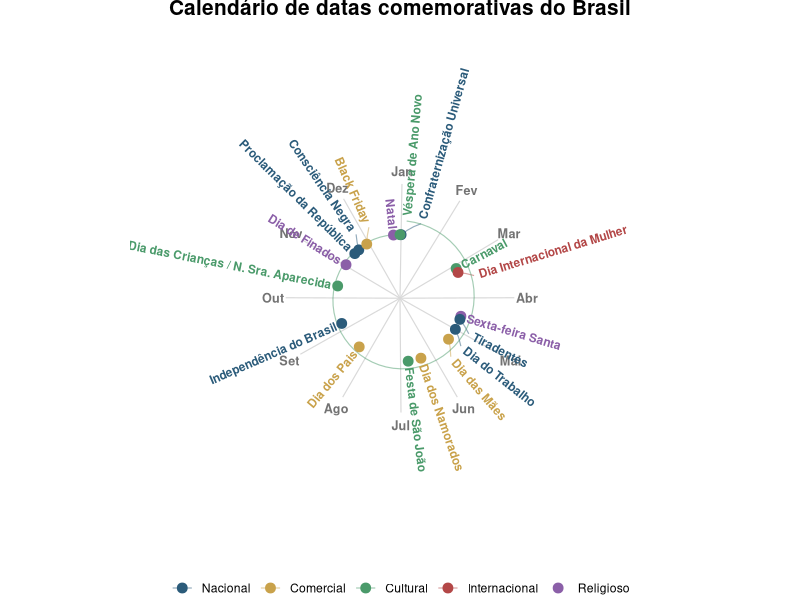

Here is the R script that generated this plot:
# Libraries
library(ggplot2)
library(jsonlite)

# Sessao roda em locale C puro (ASCII) neste ambiente -- sem isso, toda
# string acentuada sai corrompida byte a byte no data.json e no proprio PNG.
# "C.utf8" existe no sistema (locale -a). Ver AGENTS.md, "Licoes aprendidas".
invisible(Sys.setlocale("LC_CTYPE", "C.utf8"))

# Linha do tempo CIRCULAR: quarta entrada da categoria timeline, geometria
# diferente das outras tres (eixo linear -- marcos, Gantt, enxame). Um ano
# de calendario e' ciclico de verdade (31 de dezembro emenda em 1o de
# janeiro), e um eixo linear esconde essa continuidade cortando o ano em
# algum ponto arbitrario -- o circulo mostra isso de graca, sem precisar
# de nenhum truque.
#
# Datas reais de feriados/datas comemorativas brasileiras (nao ficticias --
# sao fatos de calendario, nao estatisticas inventadas; a Sexta-feira Santa
# e o Carnaval usam as datas de um ano especifico, ja que sao moveis).
eventos <- data.frame(
  evento = c(
    "Confraternização Universal", "Carnaval", "Dia Internacional da Mulher",
    "Sexta-feira Santa", "Tiradentes", "Dia do Trabalho",
    "Dia das Mães", "Dia dos Namorados", "Festa de São João",
    "Dia dos Pais", "Independência do Brasil",
    "Dia das Crianças / N. Sra. Aparecida", "Dia de Finados",
    "Proclamação da República", "Consciência Negra", "Black Friday",
    "Natal", "Véspera de Ano Novo"
  ),
  data = as.Date(c(
    "2025-01-01", "2025-03-04", "2025-03-08",
    "2025-04-18", "2025-04-21", "2025-05-01",
    "2025-05-12", "2025-06-12", "2025-06-24",
    "2025-08-11", "2025-09-07",
    "2025-10-12", "2025-11-02",
    "2025-11-15", "2025-11-20", "2025-11-29",
    "2025-12-25", "2025-12-31"
  )),
  categoria = c(
    "Nacional", "Cultural", "Internacional",
    "Religioso", "Nacional", "Nacional",
    "Comercial", "Comercial", "Cultural",
    "Comercial", "Nacional",
    "Cultural", "Religioso",
    "Nacional", "Nacional", "Comercial",
    "Religioso", "Cultural"
  )
)

cor_categoria <- c(
  "Nacional"      = "#2B5B7A",
  "Religioso"     = "#8B5FA8",
  "Comercial"     = "#C9A24B",
  "Cultural"      = "#4A9A6A",
  "Internacional" = "#B34747"
)
eventos$categoria <- factor(eventos$categoria, levels = names(cor_categoria))

# Dia do ano real de cada evento -- usado pra posicionar o PONTO (sempre
# na data verdadeira) e como base do dia usado pro RÓTULO (que pode ser
# afastado, ver abaixo).
eventos$dia_do_ano <- as.numeric(format(eventos$data, "%j"))

# Colisao de rotulo: tentativa inicial foi abrir espaço empurrando o
# rótulo pra um raio maior (mais longe do centro) quando dois eventos
# calem perto no calendário. Não funcionou -- nesse gráfico o texto sai
# rotacionado pra ficar alinhado com o próprio raio (tipo raio de roda),
# em QUALQUER ponto do círculo, então "afastar pelo raio" empurra o
# rótulo bem na direção em que ele já se estende sozinho: o comprimento
# do PRÓPRIO nome compete direto com a distância aberta, e nomes como
# "Confraternização Universal" (27 letras) precisam de um raio bem maior
# que o resto do gráfico só pra não encostar no vizinho -- o gráfico
# inteiro teria que inchar (raio 10+) pra sobrar espaço pros piores casos,
# a maioria das camadas ficando vazia à toa.
#
# Solução: espalhar os rótulos colidentes na direção ANGULAR (dia do ano
# do TEXTO, não da posição real do ponto) em vez do raio -- o comprimento
# do nome não compete com essa direção. O ponto (a marcação exata da
# data) nunca se move; só o texto, ligado ao ponto por uma linha-guia.
idx_ordenado <- order(eventos$dia_do_ano)
n <- nrow(eventos)
MIN_SEPARACAO_DIAS <- 11
dia_ord <- eventos$dia_do_ano[idx_ordenado]

# Mesmo truque de corte do maior vão vazio já usado antes: sem ele, o
# primeiro evento do ano (Confraternização, 1o de janeiro) dependeria da
# posição do ÚLTIMO evento (Véspera, 31 de dezembro) que na mesma
# passada ainda não foi calculado -- um vão de circular-dependência que
# só existe porque o calendário é ciclico (31/dez emenda em 1/jan).
gaps <- c(dia_ord[1] + 365 - dia_ord[n], diff(dia_ord))
corte <- which.max(gaps)
ordem_corte <- ((seq_len(n) - 1 + corte - 1) %% n) + 1
idx_ordenado <- idx_ordenado[ordem_corte]
dia_ord <- dia_ord[ordem_corte]

# +365 pra manter a sequencia CONTINUAMENTE crescente depois do corte
# (senao o unico ponto onde ela ainda "desce" -- a virada real do
# calendario, ex. Vespera=365 pro Confraternizacao=1 -- faz a cascata
# achar uma distancia negativa e empurrar errado, o mesmo tipo de
# armadilha do wraparound corrigida antes pra camada). Devolvido pra
# faixa 1-365 (com "%% 365", ajustado pra nao virar 0) só depois da
# cascata, na hora de usar como coordenada.
dia_ord_continuo <- dia_ord
if (n > 1) {
  quebra <- which(diff(dia_ord) < 0)
  if (length(quebra) > 0) dia_ord_continuo[(quebra[1] + 1):n] <- dia_ord[(quebra[1] + 1):n] + 365
}

dia_texto_ord <- numeric(n)
dia_texto_ord[1] <- dia_ord_continuo[1]
for (i in 2:n) {
  dia_texto_ord[i] <- if (dia_ord_continuo[i] - dia_texto_ord[i - 1] < MIN_SEPARACAO_DIAS) {
    dia_texto_ord[i - 1] + MIN_SEPARACAO_DIAS
  } else {
    dia_ord_continuo[i]
  }
}
dia_texto_ord <- ((dia_texto_ord - 1) %% 365) + 1
eventos$dia_texto <- NA_real_
eventos$dia_texto[idx_ordenado] <- dia_texto_ord
eventos$empurrado <- abs(eventos$dia_texto - eventos$dia_do_ano) > 0.01

# Raio: o PONTO fica sempre no mesmo anel (1, a data real). O RÓTULO fica
# num raio um pouco maior (1.3) só quando foi afastado angularmente --
# suficiente pra abrir espaço pra linha-guia entre ponto e texto; nomes
# que não colidem com ninguém ficam bem coladinhos no próprio ponto (1.1).
eventos$raio_ponto <- 1
eventos$raio_texto <- ifelse(eventos$empurrado, 1.3, 1.1)

# Angulo do ROTULO (nao do ponto): 0 grau no topo (1o de janeiro), sentido
# HORARIO -- mesma convencao de um relogio/calendario de parede. Usa
# dia_texto (a posição já afastada), não dia_do_ano, pra girar o texto
# alinhado com onde ele realmente vai aparecer. Normalizado pra [-180,180)
# antes de decidir se o rótulo precisa girar 180 graus (senão sai de
# cabeça pra baixo na metade esquerda do círculo) -- sem essa normalização
# o ângulo bruto passa de -180 pra valores bem mais negativos perto do
# fim do ano e a comparação "< -90" para de fazer sentido.
bruto <- 90 - (eventos$dia_texto / 365) * 360
eventos$angulo_norm  <- ((bruto + 180) %% 360) - 180
eventos$angulo_texto <- ifelse(abs(eventos$angulo_norm) > 90, eventos$angulo_norm + 180, eventos$angulo_norm)
eventos$ancora       <- ifelse(abs(eventos$angulo_norm) > 90, "right", "left")

# Raios de referencia (arbitrarios, so pra desenhar): 1 = anel unico de
# todos os pontos, spoke de mes vai de 0 a 1.8, rotulo do mes fica em 2.0.

# Abreviacao de mes escrita a mao, indexada por numero -- "month.abb" do R
# base e' sempre em ingles (constante fixa, nao depende de locale nenhum),
# e format(..., "%b") dependeria do locale de TEMPO (LC_TIME), que e' um
# problema DIFERENTE do de caractere (LC_CTYPE) ja corrigido acima -- ver
# AGENTS.md "Licoes aprendidas", 2026-08-28.
abrev_mes_pt <- c("Jan", "Fev", "Mar", "Abr", "Mai", "Jun", "Jul", "Ago", "Set", "Out", "Nov", "Dez")
meses <- data.frame(
  mes = factor(abrev_mes_pt, levels = abrev_mes_pt),
  dia_do_ano = as.numeric(format(as.Date(paste0("2025-", 1:12, "-01")), "%j"))
)

p <- ggplot(eventos) +
  geom_segment(
    data = meses, aes(x = dia_do_ano, xend = dia_do_ano, y = 0, yend = 1.8),
    colour = "grey85", linewidth = 0.4, inherit.aes = FALSE
  ) +
  geom_text(
    data = meses, aes(x = dia_do_ano, y = 2.0, label = mes),
    colour = "grey45", size = 3.2, fontface = "bold", inherit.aes = FALSE
  ) +
  # linha-guia: só aparece quando o rótulo foi empurrado pra outro dia
  # (senão o próprio ponto já está na ponta da linha, uma guia de
  # comprimento zero não faz diferença nenhuma).
  geom_segment(
    data = subset(eventos, empurrado),
    aes(x = dia_do_ano, xend = dia_texto, y = raio_ponto, yend = raio_texto - 0.08, colour = categoria),
    linewidth = 0.4, alpha = 0.5
  ) +
  geom_point(aes(x = dia_do_ano, y = raio_ponto, colour = categoria), size = 3) +
  geom_text(
    aes(x = dia_texto, y = raio_texto, label = evento, colour = categoria, angle = angulo_texto, hjust = ancora),
    size = 3, fontface = "bold"
  ) +
  scale_colour_manual(values = cor_categoria, name = NULL) +
  scale_x_continuous(limits = c(0, 365)) +
  ylim(0, 3.4) +
  coord_polar(theta = "x", start = 0) +
  labs(title = "Calendário de datas comemorativas do Brasil") +
  theme_void(base_size = 11) +
  theme(
    plot.title = element_text(face = "bold", hjust = 0.5, size = 15, margin = margin(b = 6)),
    legend.position = "bottom"
  )

ggsave("output.png", plot = p, width = 10, height = 10, dpi = 150)

# ---------------------------------------------------------------------------
# Versao interativa: o D3 recebe so dia_do_ano/categoria (nao angulo
# pronto) e recalcula a mesma trigonometria -- mesmo principio ja usado no
# grafico ternario desta categoria, aplicado aqui a angulo em vez de
# coordenada cartesiana.
# ---------------------------------------------------------------------------
viz <- list(
  meta = list(cores = as.list(cor_categoria)),
  eventos = lapply(seq_len(nrow(eventos)), function(i) {
    list(
      evento = eventos$evento[i],
      data = format(eventos$data[i], "%Y-%m-%d"),
      diaDoAno = eventos$dia_do_ano[i],
      categoria = as.character(eventos$categoria[i])
    )
  })
)

write_json(viz, "data.json", auto_unbox = TRUE, digits = NA)
